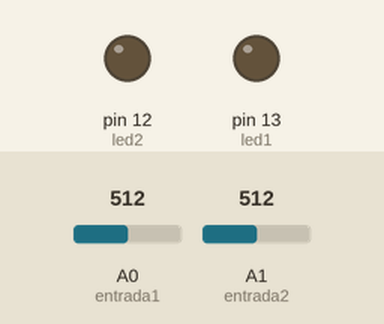
Bench run of a sketch on a simulated Arduino Uno, built with avr-gcc and run on an emulated ATmega328P. Parts: output pins drawn as LEDs (lit = HIGH). The test bench sets the inputs (shaded band); at power-on: A0 (entrada1) = 512, A1 (entrada2) = 512.

Above: at 1.2 s.
1.3 s: A0 (entrada1) set to 716
At 2.5 s:
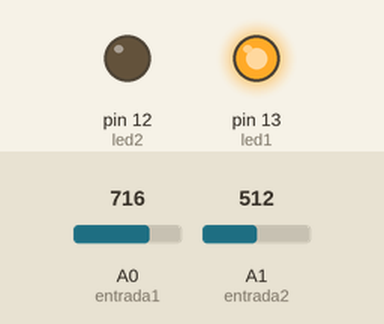
2.8 s: A1 (entrada2) set to 900
At 3.9 s:
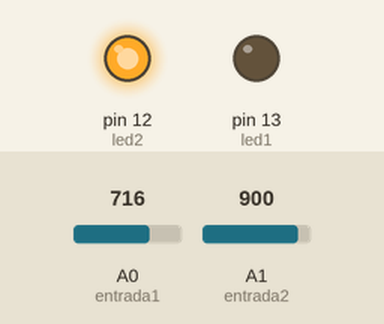
4.3 s: A1 (entrada2) set to 716
At 5.0 s:
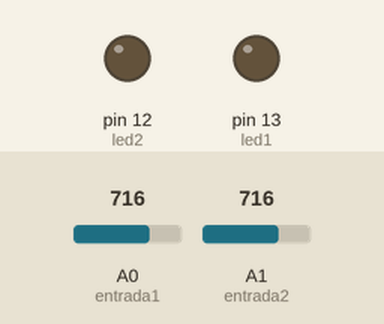
5.8 s: A1 (entrada2) set to 511
At 6.1 s:
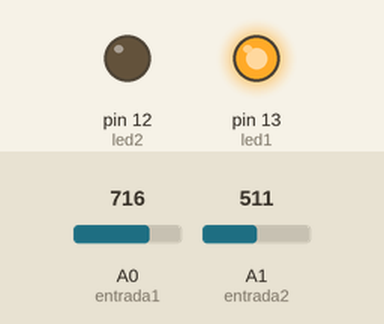
Timing chart, 0 to 8.3 s (numbered marks = the images above; inputs shaded):
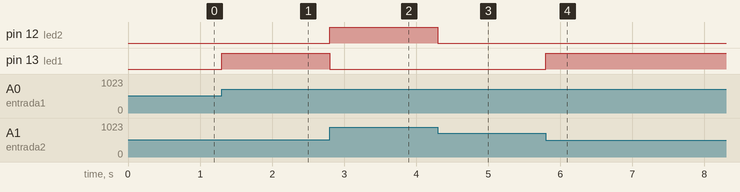

Measured:
- after the input at 1.3 s, pin 13 (led1): LOW → HIGH at once
- after the input at 2.8 s, pin 12 (led2): LOW → HIGH at once; pin 13 (led1): HIGH → LOW at once
- after the input at 4.3 s, pin 12 (led2): HIGH → LOW at once
- after the input at 5.8 s, pin 13 (led1): LOW → HIGH at once

The sketch:

13.ino
```cpp
//Faça um sistema com dois leds, sendo que cada um deles representará qual de duas entradas analógicas está maior.

const int entrada1 = A0;
const int entrada2 = A1;
const int led1 = 13;
const int led2 = 12;

void setup() {
    pinMode(led1, OUTPUT);
    pinMode(led2, OUTPUT);
}

void loop() {
    int valor1 = analogRead(entrada1);
    int valor2 = analogRead(entrada2);

    if (valor1 > valor2) {
        digitalWrite(led1, HIGH);
        digitalWrite(led2, LOW);  // Garante que o outro LED fique apagado
    }
    else if (valor2 > valor1) {
        digitalWrite(led1, LOW);  // Garante que o outro LED fique apagado
        digitalWrite(led2, HIGH);
    }
    else {  // Se forem iguais, ambos os LEDs ficam apagados
        digitalWrite(led1, LOW);
        digitalWrite(led2, LOW);
    }
}
```
